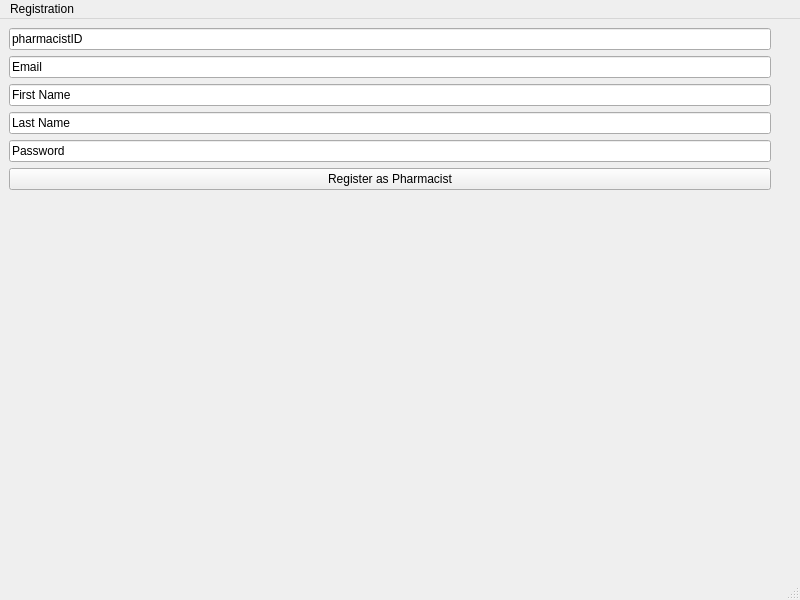
<?xml version="1.0" encoding="UTF-8"?>
<ui version="4.0">
 <class>MainWindow</class>
 <widget class="QMainWindow" name="MainWindow">
  <property name="geometry">
   <rect>
    <x>0</x>
    <y>0</y>
    <width>800</width>
    <height>600</height>
   </rect>
  </property>
  <property name="windowTitle">
   <string>MainWindow</string>
  </property>
  <widget class="QWidget" name="centralwidget">
   <layout class="QGridLayout" name="gridLayout">
    <item row="6" column="4">
     <spacer name="verticalSpacer">
      <property name="orientation">
       <enum>Qt::Orientation::Vertical</enum>
      </property>
      <property name="sizeHint" stdset="0">
       <size>
        <width>20</width>
        <height>40</height>
       </size>
      </property>
     </spacer>
    </item>
    <item row="6" column="0">
     <layout class="QFormLayout" name="formLayout">
      <item row="0" column="0" colspan="2">
       <widget class="QLineEdit" name="IDEdit">
        <property name="text">
         <string>pharmacistID</string>
        </property>
       </widget>
      </item>
      <item row="1" column="0" colspan="2">
       <widget class="QLineEdit" name="emailEdit">
        <property name="text">
         <string>Email</string>
        </property>
       </widget>
      </item>
      <item row="2" column="0" colspan="2">
       <widget class="QLineEdit" name="firstNameEdit">
        <property name="text">
         <string>First Name</string>
        </property>
       </widget>
      </item>
      <item row="3" column="0" colspan="2">
       <widget class="QLineEdit" name="lastNameEdit">
        <property name="text">
         <string>Last Name</string>
        </property>
       </widget>
      </item>
      <item row="4" column="0" colspan="2">
       <widget class="QLineEdit" name="passwordEdit">
        <property name="text">
         <string>Password</string>
        </property>
       </widget>
      </item>
      <item row="5" column="0" colspan="2">
       <widget class="QPushButton" name="pharmacisRegistertSubmit">
        <property name="text">
         <string>Register as Pharmacist</string>
        </property>
       </widget>
      </item>
     </layout>
    </item>
   </layout>
  </widget>
  <widget class="QMenuBar" name="menubar">
   <property name="geometry">
    <rect>
     <x>0</x>
     <y>0</y>
     <width>800</width>
     <height>25</height>
    </rect>
   </property>
   <widget class="QMenu" name="menuregistration">
    <property name="title">
     <string>Registration</string>
    </property>
   </widget>
   <addaction name="menuregistration"/>
  </widget>
  <widget class="QStatusBar" name="statusbar"/>
 </widget>
 <resources/>
 <connections/>
</ui>
